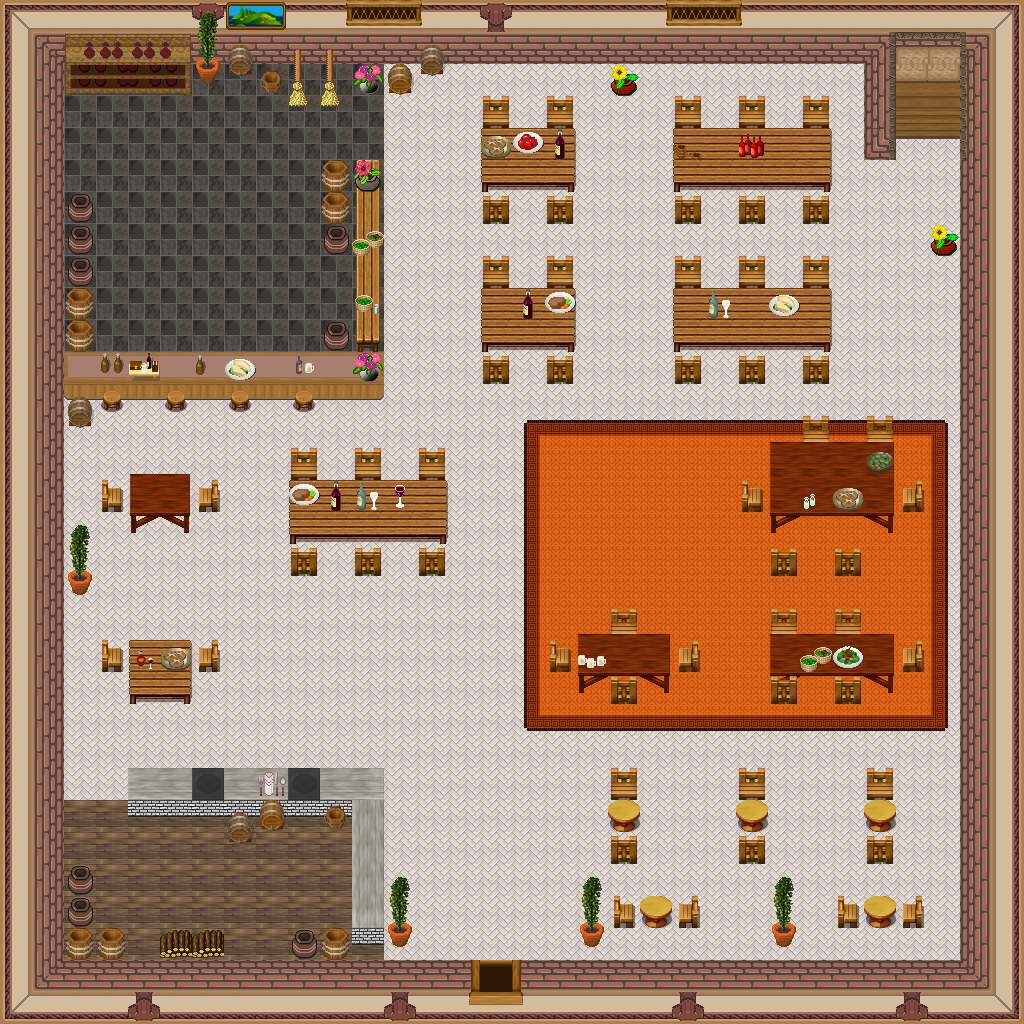

A 2D game scene composited from a Tiled map and its tileset images. What follows is a short description and the map's XML, with each tile layer's data collapsed to a summary:
An orthogonal 32x32 tile map with 32x32 px tiles, 4 tile layers (0_floor, 1_terrain, 2_object, 3_roof), 3 hidden layers not drawn, 41 tilesets.

<map version="1.0" tiledversion="1.1.3" orientation="orthogonal" renderorder="right-down" width="32" height="32" tilewidth="32" tileheight="32" infinite="0" nextobjectid="1">
 <tileset firstgid="1" name="../../tileset/building/wall/int_wall_dark_red.png" tilewidth="32" tileheight="32" tilecount="16" columns="4">
  <image source="../../tileset/building/wall/int_wall_dark_red.png" width="128" height="128" />
 </tileset>
 <tileset firstgid="17" name="/../../tileset/building/wall/int_wall_dark_red_corners.png" tilewidth="32" tileheight="32" tilecount="16" columns="4">
  <image source="../../tileset/building/wall/int_wall_dark_red_corners.png" width="128" height="128" />
 </tileset>
 <tileset firstgid="33" name="../../tileset/building/wall/int_wall_bricks.png" tilewidth="32" tileheight="32" tilecount="12" columns="2">
  <image source="../../tileset/building/wall/int_wall_bricks.png" width="64" height="192" />
 </tileset>
 <tileset firstgid="45" name="../../tileset/ground/indoor/tiles.png" tilewidth="32" tileheight="32" tilecount="8" columns="2">
  <image source="../../tileset/ground/indoor/tiles.png" width="64" height="128" />
 </tileset>
 <tileset firstgid="53" name="../../tileset/building/window/window_long.png" tilewidth="32" tileheight="32" tilecount="3" columns="3">
  <image source="../../tileset/building/window/window_long.png" width="96" height="32" />
 </tileset>
 <tileset firstgid="56" name="../../tileset/building/stairs/int_ns.png" tilewidth="32" tileheight="32" tilecount="18" columns="3">
  <image source="../../tileset/building/stairs/int_ns.png" width="96" height="192" />
 </tileset>
 <tileset firstgid="74" name="../../tileset/furniture/table/wooden_pale.png" tilewidth="32" tileheight="32" tilecount="1" columns="1">
  <image source="../../tileset/furniture/table/wooden_pale.png" width="32" height="32" />
 </tileset>
 <tileset firstgid="75" name="../../tileset/furniture/table/table_with_hob_pale.png" tilewidth="32" tileheight="32" tilecount="3" columns="3">
  <image source="../../tileset/furniture/table/table_with_hob_pale.png" width="96" height="32" />
 </tileset>
 <tileset firstgid="78" name="../../tileset/furniture/table/table_with_beer.png" tilewidth="32" tileheight="32" tilecount="8" columns="4">
  <image source="../../tileset/furniture/table/table_with_beer.png" width="128" height="64" />
 </tileset>
 <tileset firstgid="86" name="../../tileset/furniture/table/grey_pale.png" tilewidth="32" tileheight="32" tilecount="8" columns="2">
  <image source="../../tileset/furniture/table/grey_pale.png" width="64" height="128" />
 </tileset>
 <tileset firstgid="94" name="../../tileset/building/wall/bricked_edges.png" tilewidth="32" tileheight="32" tilecount="15" columns="5">
  <image source="../../tileset/building/wall/bricked_edges.png" width="160" height="96" />
 </tileset>
 <tileset firstgid="109" name="../../tileset/building/door/door_s.png" tilewidth="32" tileheight="32" tilecount="6" columns="3">
  <image source="../../tileset/building/door/door_s.png" width="96" height="64" />
 </tileset>
 <tileset firstgid="115" name="../../tileset/furniture/chair/wooden_pale.png" tilewidth="32" tileheight="32" tilecount="4" columns="2">
  <image source="../../tileset/furniture/chair/wooden_pale.png" width="64" height="64" />
 </tileset>
 <tileset firstgid="119" name="../../tileset/furniture/chair/stool.png" tilewidth="32" tileheight="32" tilecount="1" columns="1">
  <image source="../../tileset/furniture/chair/stool.png" width="32" height="32" />
 </tileset>
 <tileset firstgid="120" name="../../tileset/furniture/crockery/knife_spoon.png" tilewidth="32" tileheight="32" tilecount="1" columns="1">
  <image source="../../tileset/furniture/crockery/knife_spoon.png" width="32" height="32" />
 </tileset>
 <tileset firstgid="121" name="../../tileset/furniture/picture/large_island.png" tilewidth="32" tileheight="32" tilecount="2" columns="2">
  <image source="../../tileset/furniture/picture/large_island.png" width="64" height="32" />
 </tileset>
 <tileset firstgid="123" name="../../tileset/furniture/shelve/pale_book_bottle_shelf.png" tilewidth="32" tileheight="32" tilecount="12" columns="3">
  <image source="../../tileset/furniture/shelve/pale_book_bottle_shelf.png" width="96" height="128" />
 </tileset>
 <tileset firstgid="135" name="../../tileset/furniture/table/wooden_rectangular.png" tilewidth="32" tileheight="32" tilecount="9" columns="3">
  <image source="../../tileset/furniture/table/wooden_rectangular.png" width="96" height="96" />
 </tileset>
 <tileset firstgid="144" name="../../tileset/item/pot/barrel.png" tilewidth="32" tileheight="32" tilecount="2" columns="1">
  <image source="../../tileset/item/pot/barrel.png" width="32" height="64" />
 </tileset>
 <tileset firstgid="146" name="../../tileset/item/pot/pot_purple.png" tilewidth="32" tileheight="32" tilecount="1" columns="1">
  <image source="../../tileset/item/pot/pot_purple.png" width="32" height="32" />
 </tileset>
 <tileset firstgid="147" name="../../tileset/item/food/meals_1.png" tilewidth="32" tileheight="32" tilecount="2" columns="2">
  <image source="../../tileset/item/food/meals_1.png" width="64" height="32" />
 </tileset>
 <tileset firstgid="149" name="../../tileset/item/food/meals_2.png" tilewidth="32" tileheight="32" tilecount="2" columns="1">
  <image source="../../tileset/item/food/meals_2.png" width="32" height="64" />
 </tileset>
 <tileset firstgid="151" name="../../tileset/item/drink/red_wine.png" tilewidth="32" tileheight="32" tilecount="4" columns="2">
  <image source="../../tileset/item/drink/red_wine.png" width="64" height="64" />
 </tileset>
 <tileset firstgid="155" name="../../tileset/item/brush.png" tilewidth="32" tileheight="32" tilecount="3" columns="1">
  <image source="../../tileset/item/brush.png" width="32" height="96" />
 </tileset>
 <tileset firstgid="158" name="../../tileset/plant/indoor/pot_plant.png" tilewidth="32" tileheight="32" tilecount="3" columns="1">
  <image source="../../tileset/plant/indoor/pot_plant.png" width="32" height="96" />
 </tileset>
 <tileset firstgid="161" name="../../tileset/plant/indoor/flower_vase.png" tilewidth="32" tileheight="32" tilecount="3" columns="3">
  <image source="../../tileset/plant/indoor/flower_vase.png" width="96" height="32" />
 </tileset>
 <tileset firstgid="164" name="../../tileset/logic/collision.png" tilewidth="32" tileheight="32" tilecount="1" columns="1">
  <image source="../../tileset/logic/collision.png" width="32" height="32" />
 </tileset>
 <tileset firstgid="165" name="../../tileset/logic/portal.png" tilewidth="32" tileheight="32" tilecount="7" columns="7">
  <image source="../../tileset/logic/portal.png" width="224" height="32" />
 </tileset>
 <tileset firstgid="172" name="../../tileset/logic/protection.png" tilewidth="32" tileheight="32" tilecount="2" columns="2">
  <image source="../../tileset/logic/protection.png" width="64" height="32" />
 </tileset>
 <tileset firstgid="174" name="../../tileset/building/wall/int_wall_brick_wood.png" tilewidth="32" tileheight="32" tilecount="4" columns="2">
  <image source="../../tileset/building/wall/int_wall_brick_wood.png" width="64" height="64" />
 </tileset>
 <tileset firstgid="178" name="trestle" tilewidth="32" tileheight="32" tilecount="9" columns="3">
  <image source="../../tileset/furniture/table/wooden_trestle.png" width="96" height="96" />
 </tileset>
 <tileset firstgid="187" name="base" tilewidth="32" tileheight="32" tilecount="3" columns="3">
  <image source="../../tileset/furniture/table/brick_base.png" width="96" height="32" />
 </tileset>
 <tileset firstgid="190" name="beers" tilewidth="32" tileheight="32" tilecount="12" columns="4">
  <image source="../../tileset/item/drink/beers_and_flasks.png" width="128" height="96" />
 </tileset>
 <tileset firstgid="202" name="bottles" tilewidth="32" tileheight="32" tilecount="1" columns="1">
  <image source="../../tileset/item/drink/bottle_and_glass.png" width="32" height="32" />
 </tileset>
 <tileset firstgid="203" name="bottles" tilewidth="32" tileheight="32" tilecount="16" columns="4">
  <image source="../../tileset/item/drink/bottles_and_cups.png" width="128" height="128" />
 </tileset>
 <tileset firstgid="219" name="meals" tilewidth="32" tileheight="32" tilecount="2" columns="2">
  <image source="../../tileset/item/food/rustic_meals.png" width="64" height="32" />
 </tileset>
 <tileset firstgid="221" name="items" tilewidth="32" tileheight="32" tilecount="4" columns="2">
  <image source="../../tileset/item/drink/casks.png" width="64" height="64" />
 </tileset>
 <tileset firstgid="225" name="floor_tiles" tilewidth="32" tileheight="32" tilecount="9" columns="3">
  <image source="../../tileset/ground/indoor/floor_tiles.png" width="96" height="96" />
 </tileset>
 <tileset firstgid="234" name="rug" tilewidth="32" tileheight="32" tilecount="9" columns="3">
  <image source="../../tileset/furniture/carpet/orange.png" width="96" height="96" />
 </tileset>
 <tileset firstgid="243" name="long_front_on.png" tilewidth="32" tileheight="32" tilecount="3" columns="1">
  <image source="../../tileset/furniture/table/long_front_on.png" trans="ff00ff" width="32" height="96" />
 </tileset>
 <tileset firstgid="246" name="item/firewood" tilewidth="32" tileheight="32" tilecount="12" columns="3">
  <image source="../../tileset/item/firewood.png" width="96" height="128" />
 </tileset>
 <layer name="0_floor" width="32" height="32">
  <data>[1024 cells, 784 non-empty, 4 distinct tile ids]</data>
 </layer>
 <layer name="1_terrain" width="32" height="32">
  <data>[1024 cells, 501 non-empty, 79 distinct tile ids]</data>
 </layer>
 <layer name="2_object" width="32" height="32">
  <data>[1024 cells, 86 non-empty, 49 distinct tile ids]</data>
 </layer>
 <layer name="3_roof" width="32" height="32">
  <data>[1024 cells, 23 non-empty, 5 distinct tile ids]</data>
 </layer>
 <layer name="objects" width="32" height="32" visible="0">
  <data>[1024 cells, 3 non-empty, 1 distinct tile ids]</data>
 </layer>
 <layer name="collision" width="32" height="32" visible="0" opacity="0.31">
  <data>[1024 cells, 379 non-empty, 1 distinct tile ids]</data>
 </layer>
 <layer name="protection" width="32" height="32" visible="0" opacity="0.41">
  <data>[1024 cells, 784 non-empty, 1 distinct tile ids]</data>
 </layer>
</map>
